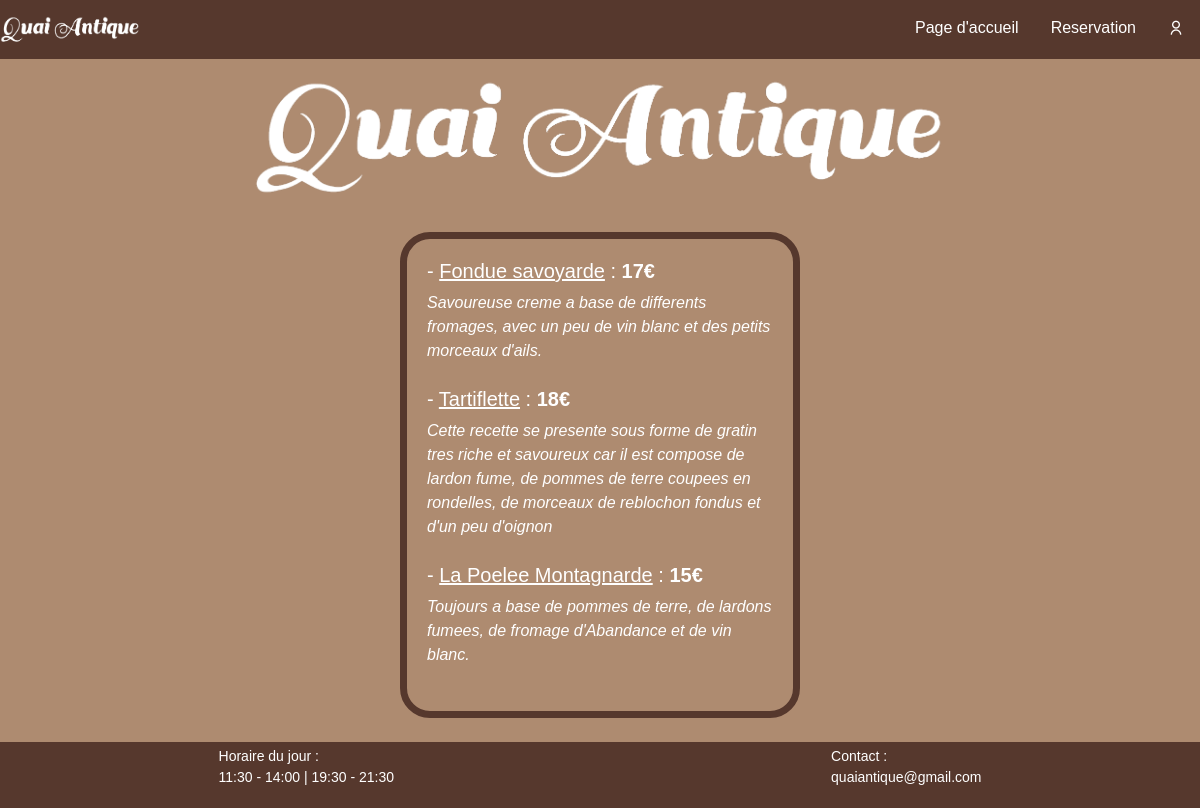
The app's page /php-pages/carte.php with its own data.
### tables this page shows
CREATE TABLE `carte` (
    `carte_id` INT(11) NOT NULL PRIMARY KEY AUTO_INCREMENT,
    `carte_name` VARCHAR(100) NOT NULL,
    `carte_description` VARCHAR(255) NOT NULL,
    `carte_price` FLOAT NOT NULL
);

CREATE TABLE `horaire` (
    `horaire_id` INT(3) NOT NULL PRIMARY KEY AUTO_INCREMENT,
    `horaire_day` VARCHAR(36) NOT NULL,
    `horaire_time` VARCHAR(36) NOT NULL,
    `horaire_start` TIME,
    `horaire_end` TIME,
    `seuil_max` INT(3)
);

### php-pages/functions.php (called while the page is built, shortened)
<?php
function heureminute($heure) {
   $arrayheure = explode(':',$heure);
   $newheure = $arrayheure[0].':'.$arrayheure[1];
   return $newheure;
}
function JourdeSemaine() {
    $today = date("l");
    switch ($today) {
        case 'Thursday':
            $today = 'jeudi';
            break;
    }
    return $today;
}

### php-pages/carte.php (the view, shortened to what this page needs)
<?php
include "header.php";
?>
    <main>
        <div class="box">
            <?php
                foreach($pdo->query("SELECT * FROM carte", PDO::FETCH_ASSOC) as $carte)
                {
                    echo
                        "<div>
                            <h5>
                             - <span class='title'> ".$carte['carte_name']."</span> :
                            <span class='prix'>".$carte['carte_price']."€</span>
                            </h5>
                            <span class='description'>".$carte['carte_description']."</span>
                        </div> <br>";
                }
            ?>
        </div> <br>
    </main>
<?php
include "footer.php";
?>

### php-pages/footer.php (shortened to what this page needs)
    <footer class="py-1 d-flex justify-content-around ">
        <div class="HoraireAujourdhui small">
            Horaire du jour : <br>
            <?php
            $today = JourdeSemaine();
            foreach ($pdo->query("SELECT * FROM `horaire` ORDER BY `horaire_id`", PDO::FETCH_ASSOC) as $h) {
                if ($h['horaire_day'] == $today && $h['horaire_time'] == 'dejeuner') {
                    echo "<p>" . heureminute($h['horaire_start']) . " - " . heureminute($h['horaire_end']) . " | ";
                }
                if ($h['horaire_day'] == $today && $h['horaire_time'] == 'diner') {
                    echo heureminute($h['horaire_start']) . " - " . heureminute($h['horaire_end']) . "</p>";
                }
            }
            ?>
        </div>
        <div class="Contact">
            <p class="small">
                Contact : <br>
                quaiantique@gmail.com
            </p>
        </div>
    </footer>
</body>
</html>

### stylesheets/style.css (style rules this page uses)
body { background-color: #ae8b70; color: white; font-family: 'Trebuchet MS', 'Lucida Sans Unicode', 'Lucida Grande', 'Lucida Sans', Arial, sans-serif; }
.box { width: 400px; border: 7px solid #56382d; padding: 20px; margin: auto; box-sizing: border-box; border-radius: 30px; }
.title { text-decoration: underline; }
.description { font-style: italic; }
.prix { font-weight: bold; }
footer { background-color: #56382d; color: white; }

### records on screen
carte: carte_name "Fondue savoyarde", carte_price "17", carte_description "Savoureuse creme a base de differents fromages, avec un peu de vin blanc et des petits morceaux d'ails."
carte: carte_name "Tartiflette", carte_price "18", carte_description "Cette recette se presente sous forme de gratin tres riche et savoureux car il est compose de lardon fume, de pommes de terre coupees en rondelles, de morceaux de reblochon fondus et d'un peu d'oignon"
carte: carte_name "La Poelee Montagnarde", carte_price "15", carte_description "Toujours a base de pommes de terre, de lardons fumees, de fromage d'Abandance et de vin blanc."
horaire: horaire_start "11:30", horaire_end "14:00"
horaire: horaire_start "19:30", horaire_end "21:30"
